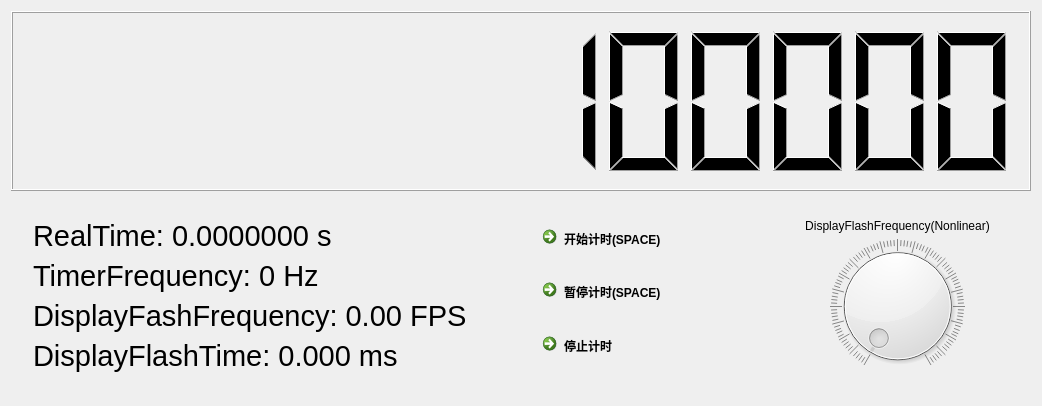
<?xml version="1.0" encoding="UTF-8"?>
<ui version="4.0">
 <class>MyQtWidgetsClass</class>
 <widget class="QMainWindow" name="MyQtWidgetsClass">
  <property name="geometry">
   <rect>
    <x>0</x>
    <y>0</y>
    <width>1042</width>
    <height>406</height>
   </rect>
  </property>
  <property name="windowTitle">
   <string>MyQtWidgets</string>
  </property>
  <property name="documentMode">
   <bool>false</bool>
  </property>
  <widget class="QWidget" name="centralWidget">
   <layout class="QVBoxLayout" name="verticalLayout">
    <item>
     <widget class="QLCDNumber" name="lcdNumber">
      <property name="sizePolicy">
       <sizepolicy hsizetype="Preferred" vsizetype="Ignored">
        <horstretch>0</horstretch>
        <verstretch>0</verstretch>
       </sizepolicy>
      </property>
      <property name="font">
       <font>
        <italic>false</italic>
        <bold>false</bold>
        <underline>false</underline>
       </font>
      </property>
      <property name="cursor">
       <cursorShape>ArrowCursor</cursorShape>
      </property>
      <property name="smallDecimalPoint">
       <bool>false</bool>
      </property>
      <property name="digitCount">
       <number>12</number>
      </property>
      <property name="segmentStyle">
       <enum>QLCDNumber::Filled</enum>
      </property>
      <property name="value" stdset="0">
       <double>888888888888.000000000000000</double>
      </property>
     </widget>
    </item>
    <item>
     <widget class="QWidget" name="widget_2" native="true">
      <property name="sizePolicy">
       <sizepolicy hsizetype="Preferred" vsizetype="Preferred">
        <horstretch>0</horstretch>
        <verstretch>0</verstretch>
       </sizepolicy>
      </property>
      <layout class="QHBoxLayout" name="horizontalLayout">
       <item>
        <widget class="QWidget" name="widget" native="true">
         <layout class="QVBoxLayout" name="verticalLayout_4">
          <item>
           <widget class="QLabel" name="label">
            <property name="font">
             <font>
              <pointsize>22</pointsize>
             </font>
            </property>
            <property name="text">
             <string>RealTime: 0.0000000 s</string>
            </property>
           </widget>
          </item>
          <item>
           <widget class="QLabel" name="label_2">
            <property name="font">
             <font>
              <pointsize>22</pointsize>
             </font>
            </property>
            <property name="text">
             <string>TimerFrequency: 0 Hz</string>
            </property>
           </widget>
          </item>
          <item>
           <widget class="QLabel" name="label_3">
            <property name="font">
             <font>
              <pointsize>22</pointsize>
             </font>
            </property>
            <property name="text">
             <string>DisplayFashFrequency: 0.00 FPS</string>
            </property>
           </widget>
          </item>
          <item>
           <widget class="QLabel" name="label_4">
            <property name="font">
             <font>
              <pointsize>22</pointsize>
             </font>
            </property>
            <property name="text">
             <string>DisplayFlashTime: 0.000 ms</string>
            </property>
           </widget>
          </item>
         </layout>
        </widget>
       </item>
       <item>
        <widget class="QWidget" name="widget_3" native="true">
         <layout class="QHBoxLayout" name="horizontalLayout_2">
          <property name="leftMargin">
           <number>0</number>
          </property>
          <property name="topMargin">
           <number>0</number>
          </property>
          <property name="rightMargin">
           <number>0</number>
          </property>
          <property name="bottomMargin">
           <number>0</number>
          </property>
          <item>
           <widget class="QWidget" name="widget_4" native="true">
            <layout class="QVBoxLayout" name="verticalLayout_2">
             <item>
              <widget class="QCommandLinkButton" name="commandLinkButton">
               <property name="text">
                <string>开始计时(SPACE)</string>
               </property>
              </widget>
             </item>
             <item>
              <widget class="QCommandLinkButton" name="commandLinkButton_2">
               <property name="text">
                <string>暂停计时(SPACE)</string>
               </property>
              </widget>
             </item>
             <item>
              <widget class="QCommandLinkButton" name="commandLinkButton_3">
               <property name="text">
                <string>停止计时</string>
               </property>
              </widget>
             </item>
            </layout>
           </widget>
          </item>
          <item>
           <widget class="QWidget" name="widget_5" native="true">
            <layout class="QVBoxLayout" name="verticalLayout_5">
             <item>
              <widget class="QLabel" name="label_5">
               <property name="sizePolicy">
                <sizepolicy hsizetype="Preferred" vsizetype="Maximum">
                 <horstretch>0</horstretch>
                 <verstretch>0</verstretch>
                </sizepolicy>
               </property>
               <property name="text">
                <string>DisplayFlashFrequency(Nonlinear)</string>
               </property>
               <property name="alignment">
                <set>Qt::AlignCenter</set>
               </property>
              </widget>
             </item>
             <item>
              <widget class="QDial" name="dial">
               <property name="maximum">
                <number>999</number>
               </property>
               <property name="pageStep">
                <number>50</number>
               </property>
               <property name="orientation">
                <enum>Qt::Horizontal</enum>
               </property>
               <property name="notchTarget">
                <double>10.000000000000000</double>
               </property>
               <property name="notchesVisible">
                <bool>true</bool>
               </property>
              </widget>
             </item>
            </layout>
           </widget>
          </item>
         </layout>
        </widget>
       </item>
      </layout>
     </widget>
    </item>
   </layout>
  </widget>
 </widget>
 <layoutdefault spacing="6" margin="11"/>
 <resources>
  <include location="MyQtWidgets.qrc"/>
 </resources>
 <connections/>
</ui>
